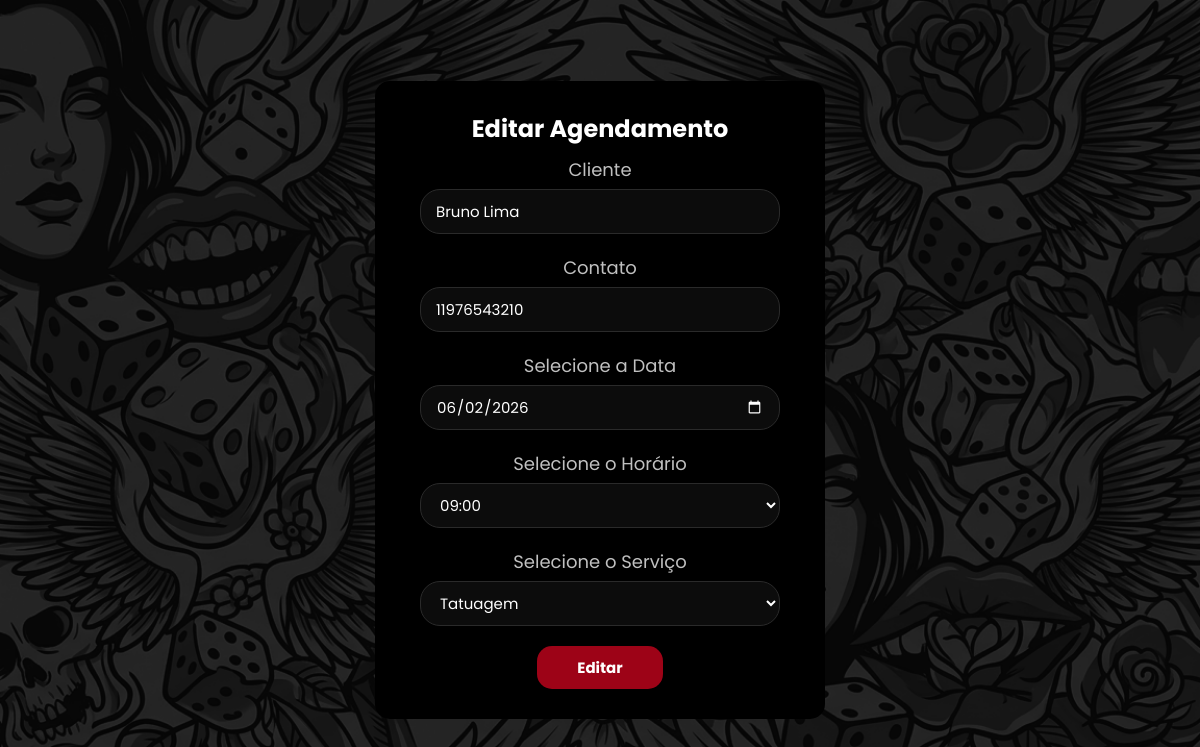
/frontend/admin/editar-agendamento.php?id=2, run on the app's committed database.
### tables this page shows
CREATE TABLE agendamento (
    id_agendamento INT AUTO_INCREMENT PRIMARY KEY,
    id_cliente INT NOT NULL,
    id_profissional INT NOT NULL,
    id_servicos INT NOT NULL,
    data_agen DATE NOT NULL,
    horario TIME NOT NULL,
    status_agendamento ENUM('pendente', 'confirmado', 'cancelado', 'finalizado') 
        DEFAULT 'pendente',

    FOREIGN KEY (id_cliente) REFERENCES cliente(id_cliente),
    FOREIGN KEY (id_profissional) REFERENCES profissional(id_profissional),
    FOREIGN KEY (id_servicos) REFERENCES servicos(id_servicos)
);

CREATE TABLE cliente (
    id_cliente INT AUTO_INCREMENT PRIMARY KEY,
    nome VARCHAR(100) NOT NULL,
    contato_cliente VARCHAR(20) NOT NULL,
    data_nasc DATE NOT NULL
);

CREATE TABLE servicos (
    id_servicos INT AUTO_INCREMENT PRIMARY KEY,
    tipo_servico ENUM('tatuagem', 'piercing') NOT NULL,
    estilo ENUM('fineline','realista','old_school','flash_tattoo','anime','lettering','blackout','cobertura'),
    regiao VARCHAR(20) NOT NULL,
    quantidade INT
);

### frontend/admin/editar-agendamento.php (the view, shortened to what this page needs)
<?php
require_once '../../backend/conexao.php';
$id = $_GET['id'];
$sql = "SELECT
agendamento.id_agendamento,
agendamento.data_agen,
agendamento.horario,
cliente.id_cliente,
cliente.nome,
cliente.contato_cliente,
servicos.id_servicos,
servicos.tipo_servico
FROM agendamento
INNER JOIN cliente ON agendamento.id_cliente = cliente.id_cliente
INNER JOIN servicos ON agendamento.id_servicos = servicos.id_servicos
WHERE agendamento.id_agendamento = ?";
$stmt = $pdo->prepare($sql);
$stmt->execute([$id]);
$agendamento = $stmt->fetch();
?>
<!DOCTYPE html>
<html lang="pt-BR">
<head>
<link rel="stylesheet" href="../../assets/css/style.css">
<link rel="stylesheet" href="https://cdnjs.cloudflare.com/ajax/libs/font-awesome/6.5.0/css/all.min.css">
</head>
<body>
<main>
<form action="../../backend/atualizar-status.php" method="POST">
<h2>Editar Agendamento</h2>
<label>Cliente</label>
<input type="text" name="nome" id="nome" value="<?php echo htmlspecialchars($agendamento['nome']); ?>" required>
<label>Contato</label>
<input type="text" name="contato" id="contato" value="<?php echo htmlspecialchars($agendamento['contato_cliente']); ?>" required>
<label>Selecione a Data</label>
<input type="date" name="data" id="data-marcada" value="<?php echo $agendamento['data_agen']; ?>" required>
<label>Selecione o Horário</label>
<select id="horario" name="horario" required>
<option value="09:00" <?php if($agendamento['horario']=='09:00') echo 'selected'; ?>>09:00</option>
</select>
<label>Selecione o Serviço</label>
<select id="servico" name="servico" required>
    <option value="tatuagem" <?php echo ($agendamento['tipo_servico'] != 'piercing') ? 'selected' : ''; ?>>Tatuagem</option>
</select>
<button type="submit">Editar</button>
</form>
</main>
</body>
</html>

### assets/css/style.css (style rules this page uses)
body { height: 100vh; display: flex; align-items: center; justify-content: center; background: url("../../assets/img/fundo-bg.png") center/cover no-repeat; }
form { background: var(--bg); border-radius: 15px; width: 500px; text-align: center; display: flex; flex-direction: column; align-items: center; padding: 50px 0; margin: 50px; }
h2 { color: var(--white); font-size: 30px; text-align: center; margin-bottom: 15px; }
label { font-size: 20px; margin-bottom: 6px; color: var(--light); }
input { font-size: 15px; height: 50px; width: 80%; border-radius: 20px; border: 1px solid var(--gray); background: var(--dark); padding: 0 15px; color: var(--white); margin-bottom: 30px; }
input[type="date"] { color-scheme: dark; color: #687575; }
input[type="date"]:valid { color: var(--white); }
select { height: 50px; width: 80%; font-size: 15px; border-radius: 20px; border: 1px solid var(--gray); background: var(--dark); padding: 0 15px; color: #687575; margin-bottom: 30px; }
select:valid { color: var(--white); }
button { margin: 0 20px; padding: 10px 40px; border: none; border-radius: 15px; background: var(--red); color: var(--white); font-weight: bold; font-size: 15px; cursor: pointer; }
@media (max-width: 1366px) and (max-height: 800px) { body { min-height: 100vh; height: auto; } }
@media (max-width: 1366px) and (max-height: 800px) { form { width: 450px; padding: 30px 0; margin: 20px; } }
@media (max-width: 1366px) and (max-height: 800px) { h2 { font-size: 24px; margin-bottom: 10px; } }
@media (max-width: 1366px) and (max-height: 800px) { label { font-size: 18px; } }
@media (max-width: 1366px) and (max-height: 800px) { input, select { height: 45px; margin-bottom: 20px; } }

### assets/css/global.css (style rules this page uses)
* { margin: 0; padding: 0; box-sizing: border-box; font-family: 'Poppins', sans-serif; }
:root { --bg: #000; --dark: #0c0c0c; --red: #9d0317; --gray: #2a2a2a; --light: #c0c0c0; --white: #fff; --cancel: #ff4d4d; --blue: #006eff; --green: #00ff55; --yellow: #ffff00; }

### data on the page
agendamento: nome "Bruno Lima", contato "11976543210", data "06/02/2026"
servicos: servico "Tatuagem"
